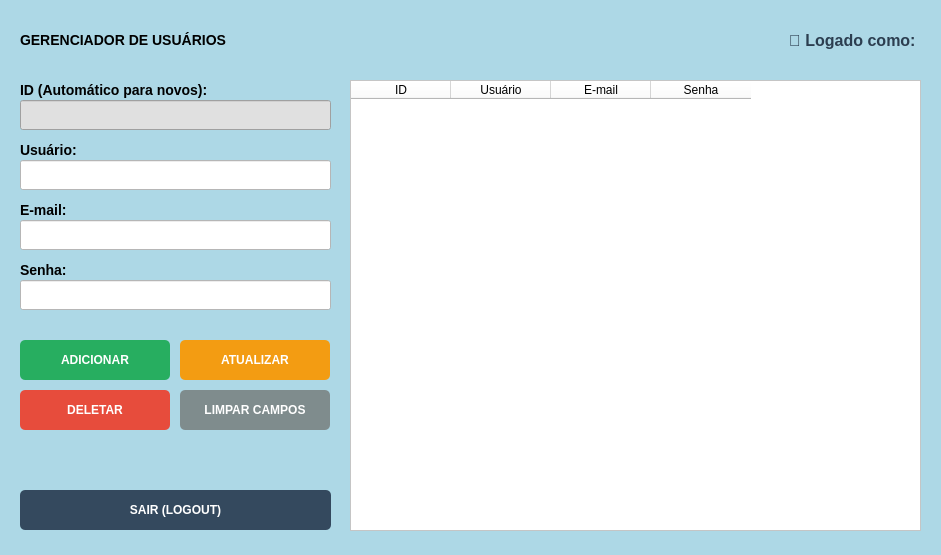
<?xml version="1.0" encoding="UTF-8"?>
<ui version="4.0">
 <class>Form</class>
 <widget class="QWidget" name="Form">
  <property name="geometry">
   <rect>
    <x>0</x>
    <y>0</y>
    <width>941</width>
    <height>555</height>
   </rect>
  </property>
  <property name="windowTitle">
   <string>Gerenciador de Contas</string>
  </property>
  <property name="styleSheet">
   <string notr="true">QWidget{ background: lightblue; color: black; } QLabel{ font-size: 14px; font-weight: bold; color: black; }</string>
  </property>
  <widget class="QLabel" name="label">
   <property name="geometry">
    <rect>
     <x>20</x>
     <y>20</y>
     <width>431</width>
     <height>40</height>
    </rect>
   </property>
   <property name="styleSheet">
    <string notr="true">font: 24pt &quot;MS Shell Dlg 2&quot;; color: black;</string>
   </property>
   <property name="text">
    <string>GERENCIADOR DE USUÁRIOS</string>
   </property>
  </widget>
  <widget class="QLabel" name="lbl_usuario_logado">
   <property name="geometry">
    <rect>
     <x>500</x>
     <y>25</y>
     <width>420</width>
     <height>30</height>
    </rect>
   </property>
   <property name="styleSheet">
    <string notr="true">color: #2c3e50; font-size: 16px; font-weight: bold;</string>
   </property>
   <property name="text">
    <string>👤 Logado como: </string>
   </property>
   <property name="alignment">
    <set>Qt::AlignRight|Qt::AlignTrailing|Qt::AlignVCenter</set>
   </property>
  </widget>
  <widget class="QTableWidget" name="tabela_usuarios">
   <property name="geometry">
    <rect>
     <x>350</x>
     <y>80</y>
     <width>571</width>
     <height>451</height>
    </rect>
   </property>
   <property name="styleSheet">
    <string notr="true">background: white; color: black; selection-background-color: #3498db; selection-color: white;</string>
   </property>
   <column>
    <property name="text">
     <string>ID</string>
    </property>
   </column>
   <column>
    <property name="text">
     <string>Usuário</string>
    </property>
   </column>
   <column>
    <property name="text">
     <string>E-mail</string>
    </property>
   </column>
   <column>
    <property name="text">
     <string>Senha</string>
    </property>
   </column>
  </widget>
  <widget class="QLabel" name="lbl_id">
   <property name="geometry">
    <rect>
     <x>20</x>
     <y>80</y>
     <width>311</width>
     <height>20</height>
    </rect>
   </property>
   <property name="text">
    <string>ID (Automático para novos):</string>
   </property>
  </widget>
  <widget class="QLineEdit" name="txt_id">
   <property name="geometry">
    <rect>
     <x>20</x>
     <y>100</y>
     <width>311</width>
     <height>30</height>
    </rect>
   </property>
   <property name="styleSheet">
    <string>background: #e0e0e0; color: black;</string>
   </property>
   <property name="readOnly">
    <bool>true</bool>
   </property>
  </widget>
  <widget class="QLabel" name="lbl_usuario">
   <property name="geometry">
    <rect>
     <x>20</x>
     <y>140</y>
     <width>311</width>
     <height>20</height>
    </rect>
   </property>
   <property name="text">
    <string>Usuário:</string>
   </property>
  </widget>
  <widget class="QLineEdit" name="txt_usuario">
   <property name="geometry">
    <rect>
     <x>20</x>
     <y>160</y>
     <width>311</width>
     <height>30</height>
    </rect>
   </property>
   <property name="styleSheet">
    <string>background: white; color: black;</string>
   </property>
  </widget>
  <widget class="QLabel" name="lbl_email">
   <property name="geometry">
    <rect>
     <x>20</x>
     <y>200</y>
     <width>311</width>
     <height>20</height>
    </rect>
   </property>
   <property name="text">
    <string>E-mail:</string>
   </property>
  </widget>
  <widget class="QLineEdit" name="txt_email">
   <property name="geometry">
    <rect>
     <x>20</x>
     <y>220</y>
     <width>311</width>
     <height>30</height>
    </rect>
   </property>
   <property name="styleSheet">
    <string>background: white; color: black;</string>
   </property>
  </widget>
  <widget class="QLabel" name="lbl_senha">
   <property name="geometry">
    <rect>
     <x>20</x>
     <y>260</y>
     <width>311</width>
     <height>20</height>
    </rect>
   </property>
   <property name="text">
    <string>Senha:</string>
   </property>
  </widget>
  <widget class="QLineEdit" name="txt_senha">
   <property name="geometry">
    <rect>
     <x>20</x>
     <y>280</y>
     <width>311</width>
     <height>30</height>
    </rect>
   </property>
   <property name="styleSheet">
    <string>background: white; color: black;</string>
   </property>
  </widget>
  <widget class="QPushButton" name="btn_adicionar">
   <property name="geometry">
    <rect>
     <x>20</x>
     <y>340</y>
     <width>150</width>
     <height>40</height>
    </rect>
   </property>
   <property name="styleSheet">
    <string>background-color: #27ae60; color: white; font-weight: bold; border-radius: 5px;</string>
   </property>
   <property name="text">
    <string>ADICIONAR</string>
   </property>
  </widget>
  <widget class="QPushButton" name="btn_atualizar">
   <property name="geometry">
    <rect>
     <x>180</x>
     <y>340</y>
     <width>150</width>
     <height>40</height>
    </rect>
   </property>
   <property name="styleSheet">
    <string>background-color: #f39c12; color: white; font-weight: bold; border-radius: 5px;</string>
   </property>
   <property name="text">
    <string>ATUALIZAR</string>
   </property>
  </widget>
  <widget class="QPushButton" name="btn_deletar">
   <property name="geometry">
    <rect>
     <x>20</x>
     <y>390</y>
     <width>150</width>
     <height>40</height>
    </rect>
   </property>
   <property name="styleSheet">
    <string>background-color: #e74c3c; color: white; font-weight: bold; border-radius: 5px;</string>
   </property>
   <property name="text">
    <string>DELETAR</string>
   </property>
  </widget>
  <widget class="QPushButton" name="btn_limpar">
   <property name="geometry">
    <rect>
     <x>180</x>
     <y>390</y>
     <width>150</width>
     <height>40</height>
    </rect>
   </property>
   <property name="styleSheet">
    <string>background-color: #7f8c8d; color: white; font-weight: bold; border-radius: 5px;</string>
   </property>
   <property name="text">
    <string>LIMPAR CAMPOS</string>
   </property>
  </widget>
  <widget class="QPushButton" name="btn_sair">
   <property name="geometry">
    <rect>
     <x>20</x>
     <y>490</y>
     <width>311</width>
     <height>40</height>
    </rect>
   </property>
   <property name="styleSheet">
    <string>background-color: #34495e; color: white; font-weight: bold; border-radius: 5px;</string>
   </property>
   <property name="text">
    <string>SAIR (LOGOUT)</string>
   </property>
  </widget>
 </widget>
 <resources/>
 <connections/>
</ui>
